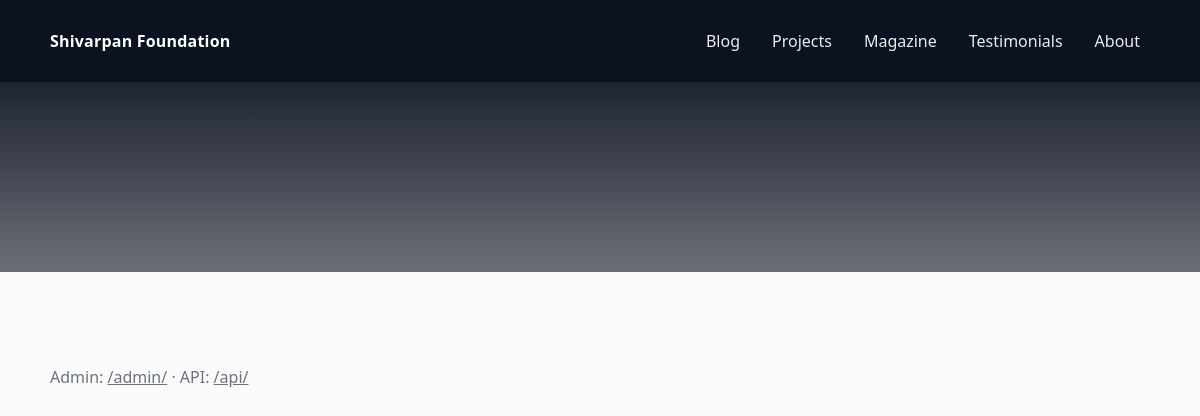
The app's page /, older data.
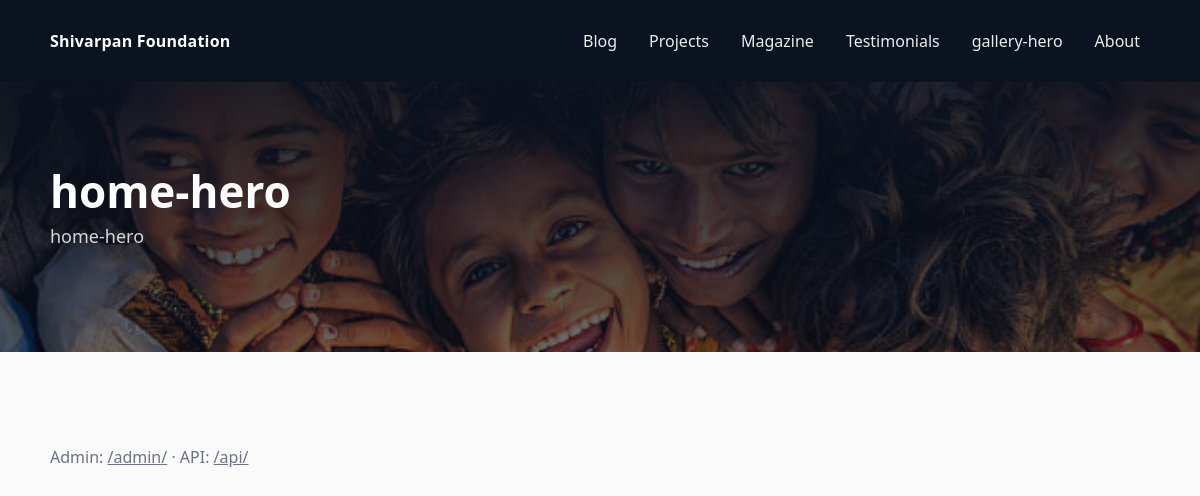
The same page, newer data.
### foundation/models.py (models this page shows, shortened)
class PublishableModel(TimeStampedModel):
    status = models.CharField(max_length=20, choices=ContentStatus.choices, default=ContentStatus.DRAFT)
    publish_at = models.DateTimeField(default=timezone.now)
    objects = PublishableQuerySet.as_manager()
    class Meta:
        abstract = True

class SeoFields(models.Model):
    seo_title = models.CharField(max_length=255, blank=True)
    seo_description = models.TextField(blank=True)
    canonical_url = models.URLField(blank=True)
    og_title = models.CharField(max_length=255, blank=True)
    og_description = models.TextField(blank=True)
    og_image = models.ForeignKey(
        MediaAsset, null=True, blank=True, on_delete=models.SET_NULL, related_name="+"
    )
    class Meta:
        abstract = True

class Page(PublishableModel, SeoFields):
    title = models.CharField(max_length=255)
    slug = models.SlugField(max_length=255, unique=True)
    body = models.TextField(blank=True)
    cover_image = models.ForeignKey(
        MediaAsset, null=True, blank=True, on_delete=models.SET_NULL, related_name="page_covers"
    )
    embed_html = models.TextField(blank=True, help_text="Optional: YouTube/embed code.")
    show_in_nav = models.BooleanField(default=False)
    menu_title = models.CharField(max_length=255, blank=True)

class TimeStampedModel(models.Model):
    created_at = models.DateTimeField(auto_now_add=True)
    updated_at = models.DateTimeField(auto_now=True)
    class Meta:
        abstract = True

class Homepage(TimeStampedModel):
    id = models.PositiveSmallIntegerField(primary_key=True, default=1, editable=False)
    hero_title = models.CharField(max_length=255, blank=True)
    hero_subtitle = models.TextField(blank=True)
    hero_background_image = models.ForeignKey(
        MediaAsset, null=True, blank=True, on_delete=models.SET_NULL, related_name="homepage_hero_images"
    )
    hero_cta_text = models.CharField(max_length=100, blank=True)
    hero_cta_url = models.URLField(blank=True)
    featured_article = models.ForeignKey(
        Article, null=True, blank=True, on_delete=models.SET_NULL, related_name="+"
    )
    featured_page = models.ForeignKey(Page, null=True, blank=True, on_delete=models.SET_NULL, related_name="+")
    partner_logos = models.ManyToManyField(MediaAsset, blank=True, related_name="partner_logo_sets")
    show_testimonials = models.BooleanField(default=True)
    @classmethod
    def get_solo(cls):
        obj, _ = cls.objects.get_or_create(pk=1)
        return obj

class MediaAsset(TimeStampedModel):
    class MediaType(models.TextChoices):
        IMAGE = "image", "Image"
        VIDEO = "video", "Video"
        PDF = "pdf", "PDF"
        DOCUMENT = "document", "Document"
        OTHER = "other", "Other"
    title = models.CharField(max_length=255, blank=True)
    file = models.FileField(upload_to="uploads/%Y/%m/")
    file_name = models.CharField(max_length=255, blank=True)
    content_type = models.CharField(max_length=100, blank=True)
    file_blob = models.BinaryField(blank=True, null=True, editable=False)
    alt_text = models.CharField(max_length=255, blank=True)
    media_type = models.CharField(max_length=20, choices=MediaType.choices, default=MediaType.OTHER)

### core/views.py (the view)
# urls.py: path("", homepage_preview, name="homepage-preview"),
def homepage_preview(request):
    homepage = Homepage.get_solo()
    sections = homepage.sections.filter(is_enabled=True).select_related("image").order_by("sort_order", "id")
    partner_logos = homepage.partner_logos.all()
    return render(
        request,
        "public/homepage.html",
        {**_site_context(), "homepage": homepage, "sections": sections, "partner_logos": partner_logos},
    )

### core/views.py (called while the page is built)
def _site_context():
    site_settings = SiteSettings.get_solo()
    nav_pages = Page.objects.published().filter(show_in_nav=True).order_by("menu_title", "title")
    return {"site_settings": site_settings, "nav_pages": nav_pages}

### foundation/models.py (called while the page is built)
    def published(self):
        now = timezone.now()
        return self.filter(status=ContentStatus.PUBLISHED, publish_at__lte=now)

    @classmethod
    def get_solo(cls):
        obj, _ = cls.objects.get_or_create(pk=1)
        return obj

### core/templates/public/homepage.html (shortened to what this page needs)
{% extends "public/base.html" %}
{% block content %}
  <section
    style="
      padding: 64px 0;
      color: white;
      background:
        {% if homepage.hero_background_image and homepage.hero_background_image.file %}
          linear-gradient(180deg, rgba(11,18,32,0.92), rgba(11,18,32,0.60)),
          url('{{ homepage.hero_background_image.file.url }}');
          background-size: cover;
          background-position: center;
        {% else %}
          linear-gradient(180deg, rgba(11,18,32,0.92), rgba(11,18,32,0.60));
        {% endif %}
    "
  >
    <div class="wrap">
      <h1 style="margin: 0 0 10px 0; font-size: 44px; line-height: 1.05;">{{ homepage.hero_title }}</h1>
      <p style="margin: 0 0 18px 0; font-size: 18px; color: rgba(255,255,255,0.82);">{{ homepage.hero_subtitle }}</p>
    </div>
  </section>
  <main class="wrap">
  </main>
{% endblock %}

### core/templates/public/base.html (shortened to what this page needs)
<!doctype html>
<html lang="en">
  <head>
  </head>
  <body>
    <header class="topbar">
      <div class="wrap">
        <a class="brand" href="/">Shivarpan Foundation</a>
        <nav class="nav">
          <a href="/blog/">Blog</a>
          <a href="/projects/">Projects</a>
          <a href="/magazine/">Magazine</a>
          <a href="/testimonials/">Testimonials</a>
          {% for p in nav_pages %}
            <a href="/{{ p.slug }}/">{{ p.menu_title|default:p.title }}</a>
          {% endfor %}
        </nav>
      </div>
    </header>
    {% block content %}{% endblock %}
    <footer class="footer">
      <div class="wrap">
        <div>Admin: <a href="/admin/">/admin/</a> · API: <a href="/api/">/api/</a></div>
      </div>
    </footer>
  </body>
</html>

Row changes from the older to the newer data that the page shows:
added Page: menu_title "gallery-hero"
now on this page (row edited): Homepage: hero_background_image.file (picture), hero_title "home-hero", hero_subtitle "home-hero"
changed Homepage: hero_background_image_id empty → 7 (drawn)
